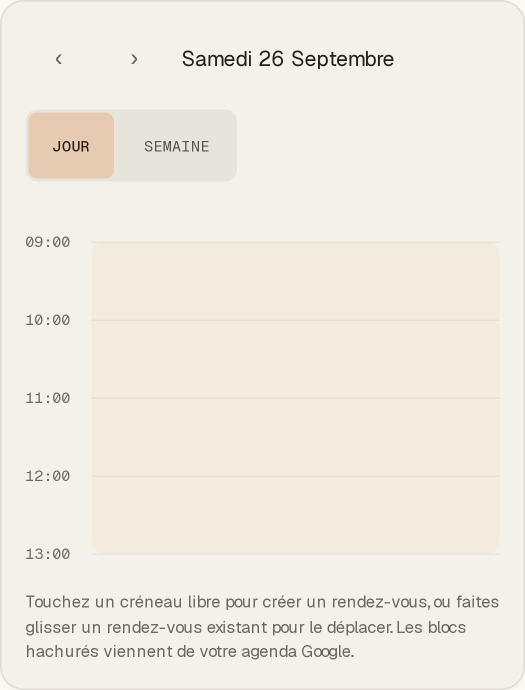
#> input picture videos/showcase/assets/captures/agenda-avant-brut.png, 1050 x 1380 px, found by its file name (shown at 1/2 size); its folder holds 6 pictures in this run
$ python preparer_agenda.py
#> lines starting #> are read from the running program, lines starting #| are printed output that depends on the picture; after the words box and inside, x2 and y2 are one past the last pixel; in counts of white or black regions, pixels touching at a corner belong together
#!/usr/bin/env python3
"""Recadre les deux vraies captures de l'agenda (app.vokio.fr, colonne jour, ×3) à l'échelle du film.

    python3 outils/preparer_agenda.py        écrit assets/captures/agenda-avant.png, agenda-apres.png,
                                             bloc-florian.png et donnees/agenda-geo.json

Échelle (bible) : 3,6 px film par px CSS, constante, aucun zoom dans le film. Les captures sont à ×3 :
on les agrandit UNE fois de ×1,2 (Lanczos) ici, et le film les affiche pixel pour pixel.
Recadrage (px de la capture ×3) : x 24 → 804 (CSS 8 → 268 : étiquettes d'heure + début de colonne ;
la colonne est coupée à droite comme dans la bible), y 455 → 1135 (10 px CSS au-dessus du filet de
09:00, 8 px CSS sous le filet de 13:00). L'en-tête (« Samedi 26 Septembre », flèches), la bascule
JOUR/SEMAINE et la légende du bas sont hors cadre.
bloc-florian.png : même taille que agenda-avant.png, transparent partout sauf la boîte du bloc
« 09:00 Florian » (seule zone où avant et après diffèrent, contrôlé) : posé exactement sur l'agenda,
il se déroule par clip-path.
"""
import json
from pathlib import Path

import numpy as np
from PIL import Image

PROJET = Path(__file__).resolve().parents[1]
CAP = PROJET / "assets" / "captures"
ECH_CAPTURE = 3.0          # px capture par px CSS
ECH_FILM = 3.6             # px film par px CSS (bible)
K = ECH_FILM / ECH_CAPTURE  # 1,2
X0, X1 = 24, 804           # px capture (largeur 780 → 936 px film : x 70 → 1006, marge droite 74 px)
Y0, Y1 = 455, 1135         # px capture (hauteur 680 → 816 px film)
POSE_X, POSE_Y = 70, 580   # coin haut gauche de l'image dans le film (px entiers : 1 px image = 1 px écran)


def charger(nom):
#> called with nom = 'agenda-avant-brut.png'
    return np.asarray(Image.open(CAP / nom).convert("RGB")).astype(np.int16)


def main():
    av, ap = charger("agenda-avant-brut.png"), charger("agenda-apres-brut.png")
#> call 2 of charger, with nom = 'agenda-apres-brut.png'
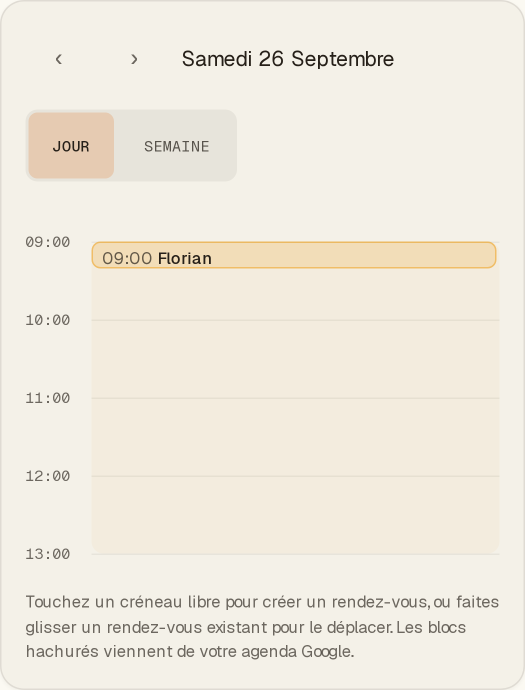
#> input picture videos/showcase/assets/captures/agenda-apres-brut.png, 1050 x 1380 px, found by its file name (shown at 1/2 size)
    assert av.shape == ap.shape == (1380, 1050, 3), av.shape
    d = np.abs(av - ap).sum(axis=2) > 0
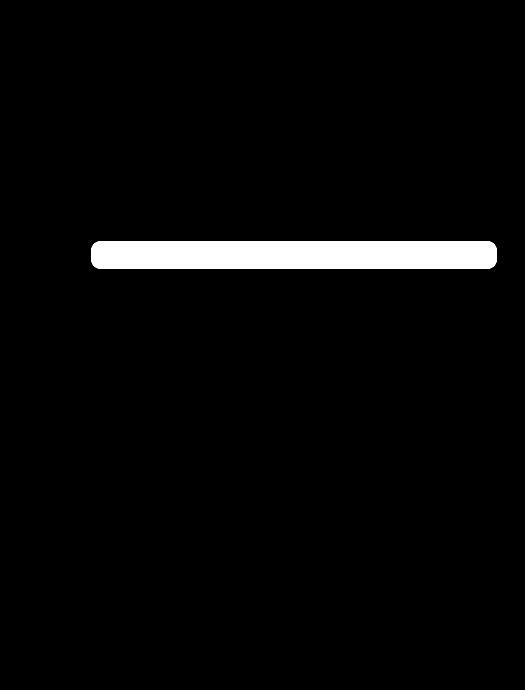
#> d: shape (1380, 1050) bool (shown at 1/2 size); 3% white; 1 white region, box (x1, y1, x2, y2) and area: (183, 483, 993, 537) 43514
    ys, xs = np.nonzero(d)
    boite_cap = (int(xs.min()), int(ys.min()), int(xs.max()) + 1, int(ys.max()) + 1)   # x0, y0, x1, y1 exclusifs
#> boite_cap = (183, 483, 993, 537)
    print("différence avant/après limitée à", boite_cap, f"({d.sum()} px)")
#| différence avant/après limitée à (183, 483, 993, 537) (43514 px)

    # filets d'heure : lignes de 3 px (1 px CSS) de couleur (230,224,209) dans la colonne, relevées en x = 600
    col = av[:, 600]
#> col = 1380 rows, first 8: [223, 219, 211], [223, 219, 211], [223, 219, 211], [244, 241, 232], [244, 241, 232], [244, 241, 232], [244, 241, 232], [244, 241, 232]
    filets = []
    y = 400
    while y < 1130:
        if abs(col[y] - col[y - 1]).sum() > 4 and col[y].sum() < col[y - 1].sum():
            y2 = y
            while abs(col[y2 + 1] - col[y]).sum() <= 4:
                y2 += 1
            filets.append((y + y2 + 1) / 2)   # centre continu (bord haut y, bord bas y2+1)
            y = y2 + 1
        y += 1
#> after the loop, filets = [484.5, 640.5, 796.5, 952.5, 1108.5]; y = 1130; y2 = 1109
    assert len(filets) == 5, filets
    heures = ["09:00", "10:00", "11:00", "12:00", "13:00"]

    # étiquettes d'heure : encre (gris de l'app) à gauche de la colonne
    enc = (av[:, :170].sum(axis=2) < 520)
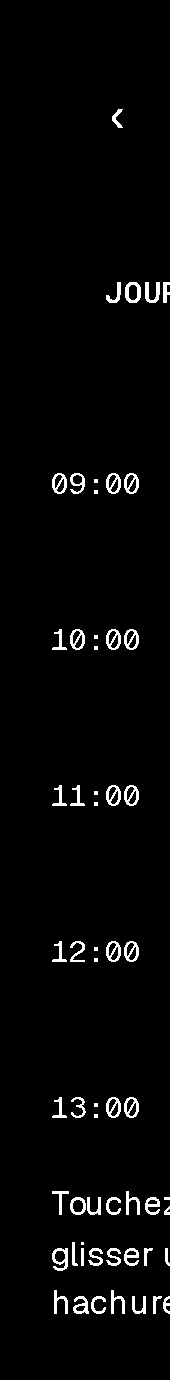
#> enc: shape (1380, 170) bool; 2.7% white; 59 white regions (12 under 20 px), largest, box (x1, y1, x2, y2) and area: (52, 1248, 68, 1271) 189, (125, 282, 141, 303) 184, (145, 282, 160, 303) 172
    lx = np.nonzero(enc.any(axis=0))[0]
#> lx = 116 values from 52 to 169
    etiquettes = []
    for h, yf in zip(heures, filets):
        bande = enc[int(yf) - 20:int(yf) + 20]
        yy = np.nonzero(bande.any(axis=1))[0] + int(yf) - 20
        xx = np.nonzero(bande.any(axis=0))[0]
        etiquettes.append((h, int(xx.min()), int(yy.min()), int(xx.max()) + 1, int(yy.max()) + 1))
#> this loop made 5 passes
#> (h, yf) on passes 1 to 5: ('09:00', 484.5), ('10:00', 640.5), ('11:00', 796.5), ('12:00', 952.5), ('13:00', 1108.5)
#> pass 1, in main, `bande = enc[int(yf) - 20:int(yf) + 20]`:
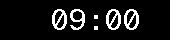
#> bande: shape (40, 170) bool; 9.7% white in thin lines or dots, all inside (x1, y1, x2, y2) = (52, 9, 139, 30)
#> after the loop, etiquettes = [('09:00', 52, 473, 139, 494), ('10:00', 52, 629, 139, 650), ('11:00', 52, 785, 139, 806), ('12:00', 52, 941, 139, 962), ('13:00', 52, 1097, 139, 1118)]
    # bord gauche de la colonne : premier x où la couleur de colonne commence (y au milieu de 10:00-11:00)
    ligne = av[720]
#> ligne = 1050 rows, first 8: [223, 219, 211], [223, 219, 211], [223, 219, 211], [244, 241, 232], [244, 241, 232], [244, 241, 232], [244, 241, 232], [244, 241, 232]
    col_x = next(x for x in range(150, 400) if tuple(ligne[x]) == (243, 236, 222))
#> col_x = 183

    def fx(xc):  # px capture → px film
        return round(POSE_X + (xc - X0) * K, 2)

    def fy(yc):
        return round(POSE_Y + (yc - Y0) * K, 2)

    W, H = round((X1 - X0) * K), round((Y1 - Y0) * K)
    for nom_src, nom_dst in (("agenda-avant-brut.png", "agenda-avant.png"), ("agenda-apres-brut.png", "agenda-apres.png")):
        im = Image.open(CAP / nom_src).convert("RGB").crop((X0, Y0, X1, Y1)).resize((W, H), Image.LANCZOS)
        im.save(CAP / nom_dst, optimize=True)
    a2 = np.asarray(Image.open(CAP / "agenda-avant.png")).astype(np.int16)
    p2 = np.asarray(Image.open(CAP / "agenda-apres.png")).astype(np.int16)
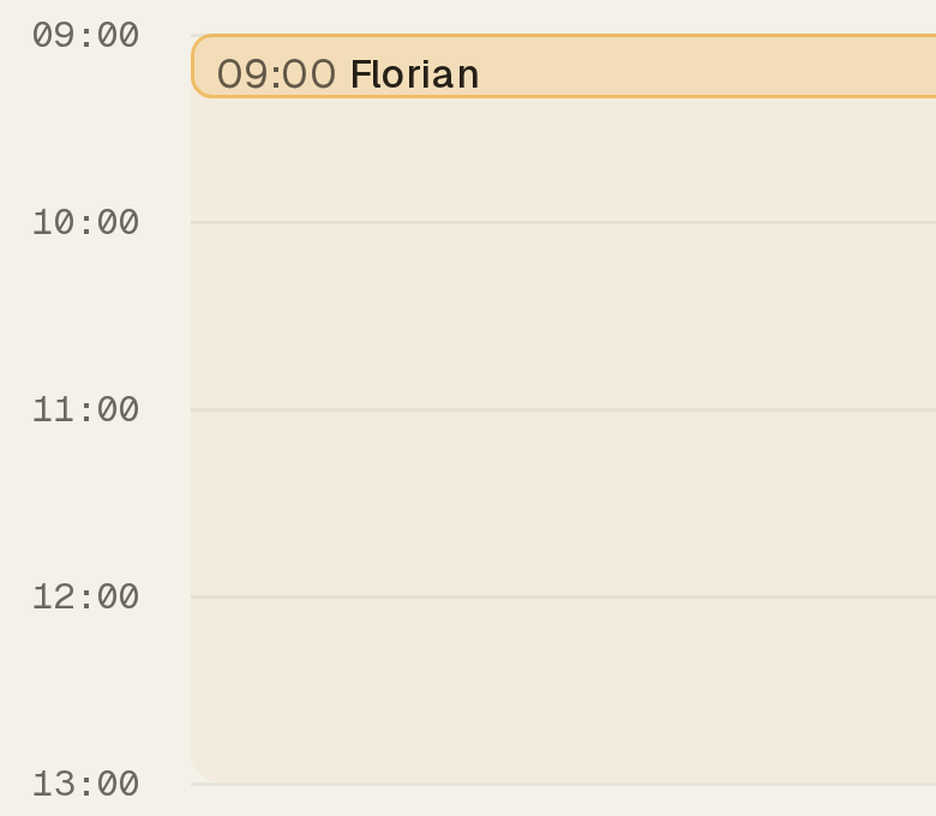
#> p2: shape (816, 936, 3) int16; mean R, G, B 241.7, 234.7, 220.4
    d2 = np.abs(a2 - p2).sum(axis=2) > 0
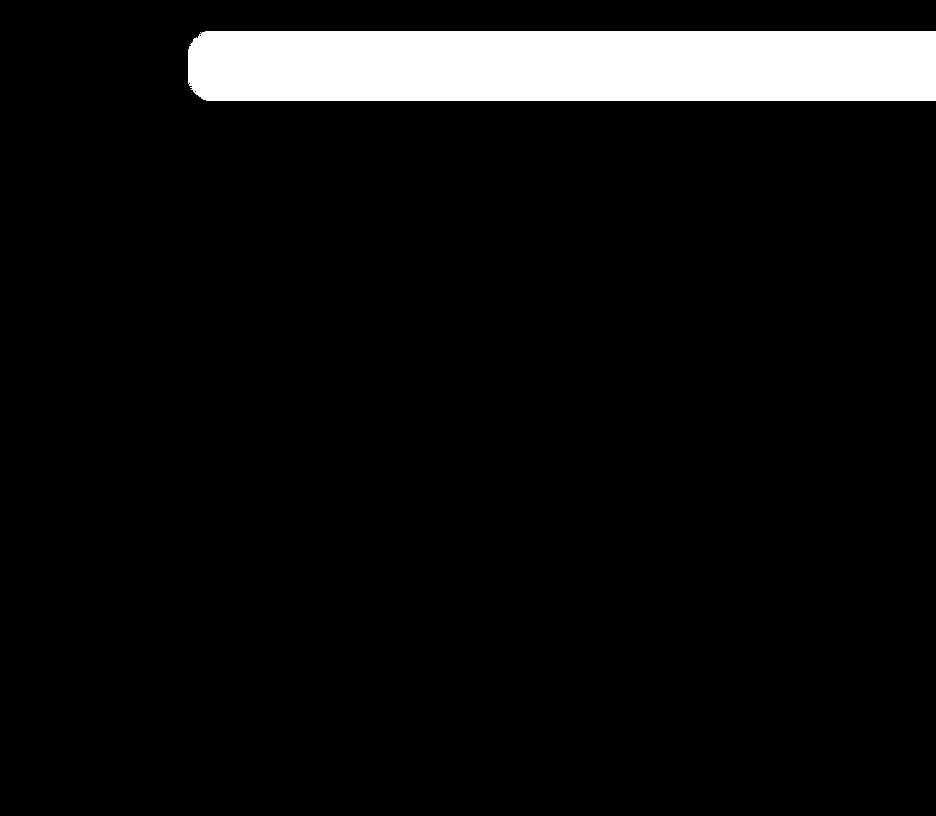
#> d2: shape (816, 936) bool; 6.8% white; 1 white region, box (x1, y1, x2, y2) and area: (188, 31, 936, 101) 52111
    ys2, xs2 = np.nonzero(d2)
    bx0, by0, bx1, by1 = int(xs2.min()) - 2, int(ys2.min()) - 2, int(xs2.max()) + 3, int(ys2.max()) + 3
#> bx0 = 186; by0 = 29; bx1 = 938; by1 = 103
    bx0, by0, bx1, by1 = max(0, bx0), max(0, by0), min(W, bx1), min(H, by1)
#> bx1 = 936
    rgba = np.zeros((H, W, 4), dtype=np.uint8)
    rgba[by0:by1, bx0:bx1, :3] = p2[by0:by1, bx0:bx1]
    rgba[by0:by1, bx0:bx1, 3] = 255
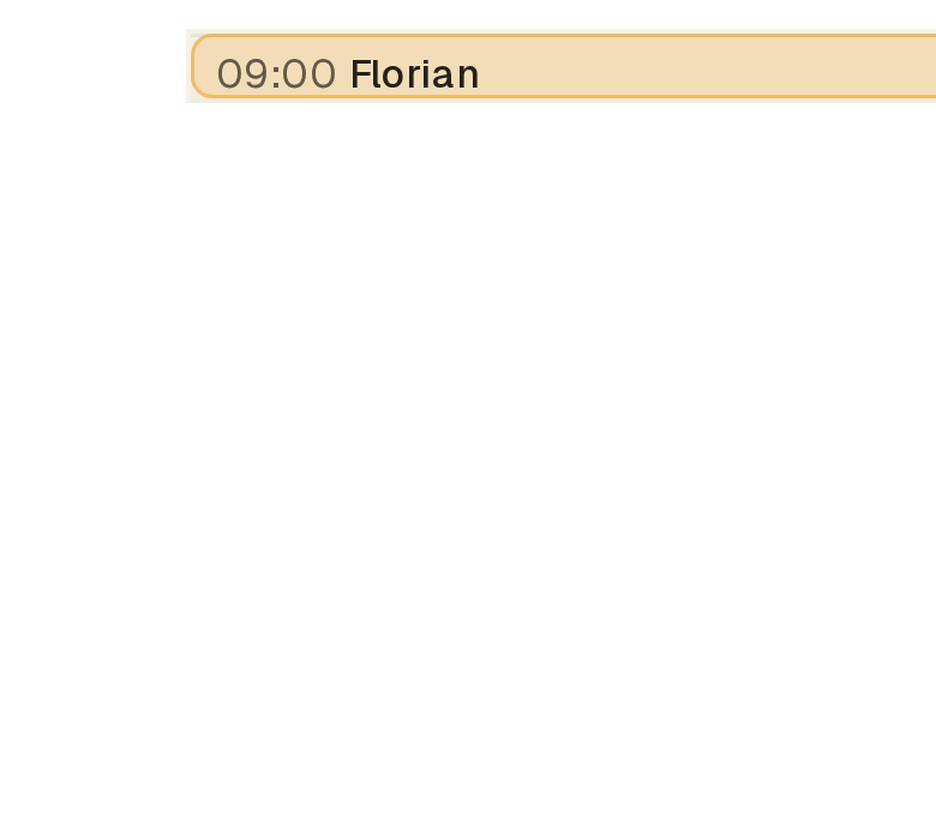
#> rgba: shape (816, 936, 4); mean R, G, B, A 17, 15.5, 12.8, 18.5; transparent parts drawn white
    Image.fromarray(rgba, "RGBA").save(CAP / "bloc-florian.png", optimize=True)
    # contrôle : avant + calque = après, au pixel près
    comp = a2.copy()
    comp[by0:by1, bx0:bx1] = p2[by0:by1, bx0:bx1]
    assert (comp == p2).all(), "le calque ne reconstitue pas l'après"
    print(f"agenda-avant.png / agenda-apres.png {W}×{H} ; calque bloc {bx0},{by0} → {bx1},{by1} (px image)")
#| agenda-avant.png / agenda-apres.png 936×816 ; calque bloc 186,29 → 936,103 (px image)

    geo = {
        "unite": "px FILM (1080×1920), sauf mention ; y des filets = centre du filet de 3,6 px",
        "echelle_px_film_par_px_css": ECH_FILM,
        "source": {"avant": "assets/captures/agenda-avant-brut.png", "apres": "assets/captures/agenda-apres-brut.png",
                   "echelle_capture": ECH_CAPTURE, "recadrage_px_capture": [X0, Y0, X1, Y1],
                   "origine": "capture réelle de app.vokio.fr, vue jour (établissement fictif des Catalans, état du vrai samedi de la clinique du Port reproduit)"},
        "image": {"fichier": "assets/captures/agenda-avant.png", "apres": "assets/captures/agenda-apres.png",
                  "x": POSE_X, "y": POSE_Y, "largeur": W, "hauteur": H,
                  "droite": POSE_X + W, "bas": POSE_Y + H,
                  "css": f"position:absolute; left:{POSE_X}px; top:{POSE_Y}px; width:{W}px; height:{H}px (image affichée à 1:1, jamais redimensionnée)"},
        "heures": {h: fy(yf) for h, yf in zip(heures, filets)},
        "pas_heure": round((filets[1] - filets[0]) * K, 2),
        "etiquettes": {h: {"x0": fx(x0), "y0": fy(y0), "x1": fx(x1), "y1": fy(y1)} for h, x0, y0, x1, y1 in etiquettes},
        "colonne_x": fx(col_x),
        "x_point": round((fx(max(e[3] for e in etiquettes)) + fx(col_x)) / 2, 1),
        "bloc": {
            "fichier": "assets/captures/bloc-florian.png",
            "calque": "même taille et même position que l'image de l'agenda ; opaque seulement dans la boîte",
            "boite_px_image": [bx0, by0, bx1, by1],
            "x0": fx(boite_cap[0]), "y0": fy(boite_cap[1]), "x1_visible": POSE_X + W, "y1": fy(boite_cap[3]),
            "x1_reel_hors_cadre": fx(boite_cap[2]),
            "centre_y": round((fy(boite_cap[1]) + fy(boite_cap[3])) / 2, 2),
            "hauteur": round(fy(boite_cap[3]) - fy(boite_cap[1]), 2),
            "texte": "09:00 Florian",
            "rdv": "Consultation vétérinaire, samedi 19/09/2026 09:00, 20 min, créé le 18/09 à 16:53 (vrai rendez-vous de l'appel)",
        },
        "mention": {"lignes": ["Capture réelle de app.vokio.fr", "Établissement fictif de démonstration."],
                    "x": 90, "lignes_de_base": [1436, 1484], "police": "Geist 400, 36 px, #6F695F",
                    "note": "accrochée sous l'image (data-element=\"agenda\"), bas de boîte < 1500"},
    }
    (PROJET / "donnees").mkdir(exist_ok=True)
    (PROJET / "donnees" / "agenda-geo.json").write_text(json.dumps(geo, ensure_ascii=False, indent=1))
    print(json.dumps({k: geo[k] for k in ("heures", "pas_heure", "colonne_x", "x_point")}, ensure_ascii=False))
#| {"heures": {"09:00": 615.4, "10:00": 802.6, "11:00": 989.8, "12:00": 1177.0, "13:00": 1364.2}, "pas_heure": 187.2, "colonne_x": 260.8, "x_point": 234.4}
    print("bloc :", geo["bloc"]["x0"], geo["bloc"]["y0"], "→", geo["bloc"]["y1"], "centre", geo["bloc"]["centre_y"])
#| bloc : 260.8 613.6 → 678.4 centre 646.0
    print("étiquettes :", geo["etiquettes"]["09:00"], "hauteur encre", round(geo["etiquettes"]["09:00"]["y1"] - geo["etiquettes"]["09:00"]["y0"], 1))
#| étiquettes : {'x0': 103.6, 'y0': 601.6, 'x1': 208.0, 'y1': 626.8} hauteur encre 25.2


if __name__ == "__main__":
    main()
